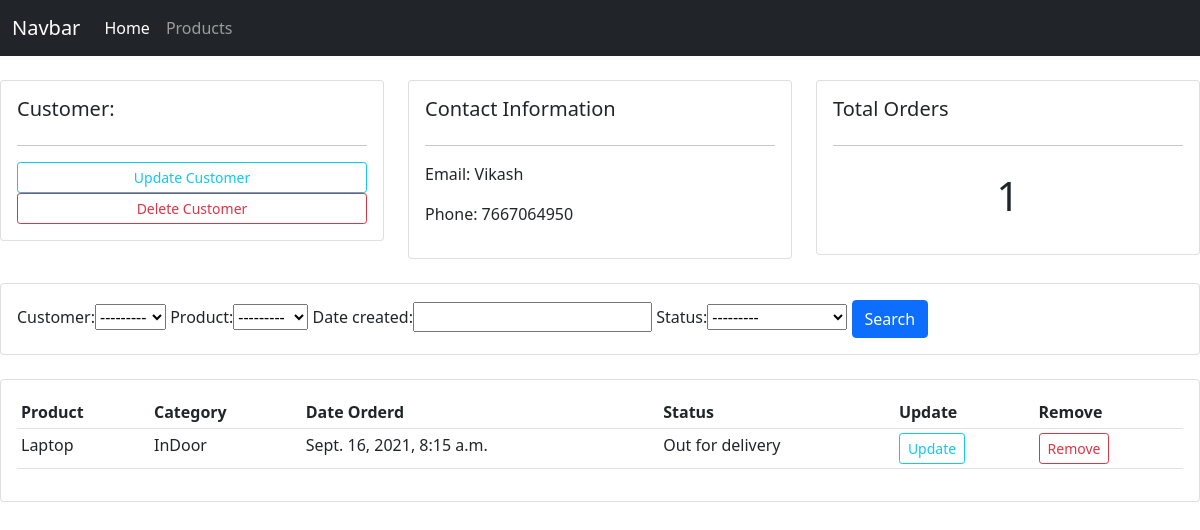
Before: /customer/1/ with the older database file.
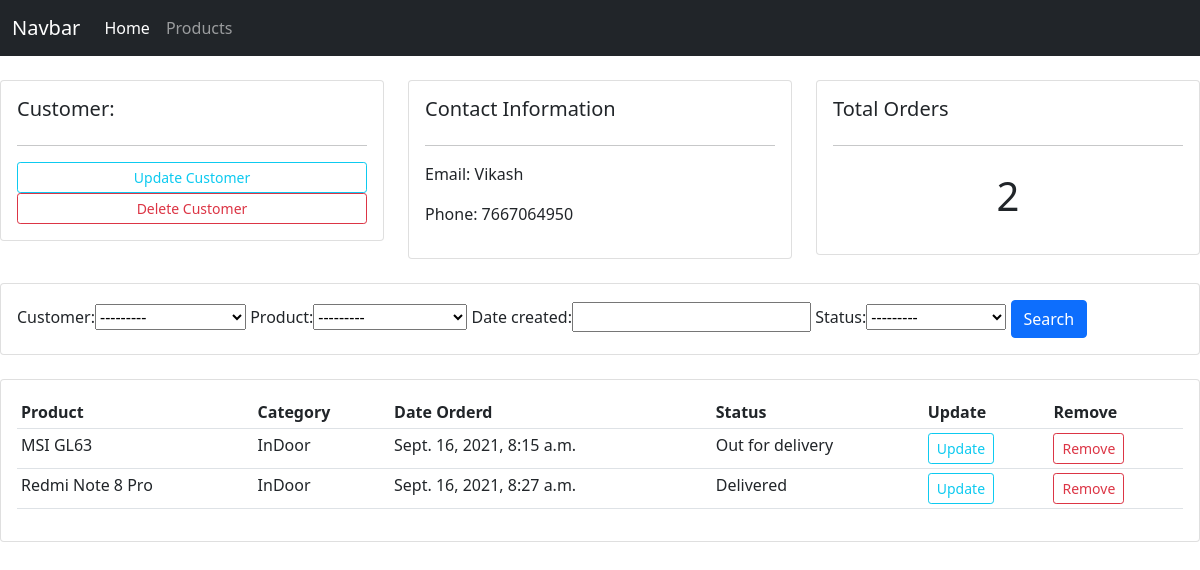
After: the same page with the newer database file.
### accounts/models.py (models this page shows, shortened)
class Order(models.Model):
    STATUS = (
        ('Pending', 'Pending'),
        ('Out for delivery', 'Out for delivery'),
        ('Delivered', 'Delivered'),
    )
    customer = models.ForeignKey(
        Customer, null=True, on_delete=models.SET_NULL)
    product = models.ForeignKey(Product, null=True, on_delete=models.SET_NULL)
    date_created = models.DateTimeField(auto_now_add=True, null=True)
    status = models.CharField(max_length=200, null=True, choices=STATUS)

class Product(models.Model):
    CATEGORY = (
        ('InDoor', 'InDoor'),
        ('OutDoor', 'OutDoor'),
    )
    name = models.CharField(max_length=200, null=True)
    price = models.FloatField(null=True)
    category = models.CharField(max_length=200, choices=CATEGORY, null=True)
    description = models.TextField(null=True, blank=True)
    date_created = models.DateTimeField(auto_now_add=True, null=True)
    tags = models.ManyToManyField(Tag)
    def __str__(self):
        return self.name

### accounts/views.py (the view)
# urls.py: path('customer/<int:pk>/', customerView, name='customer'),
def customerView(request, pk):
    customer = Customer.objects.get(id=pk)
    orders = customer.order_set.all()
    total_orders = orders.count()
    myFilter = OrderFilter(request.GET,queryset=orders)
    orders = myFilter.qs
    context = {'customer': customer, 'orders': orders,
               'total_orders': total_orders, 'myFilter': myFilter}
    template_name = 'accounts/customers.html'
    return render(request, template_name, context)

### accounts/models.py (called while the page is built)
    def __str__(self):
        return self.name

### accounts/templates/accounts/customers.html (shortened to what this page needs)
{% extends "accounts/main.html" %}
{% block content %}
<br>
<div class="row">
	<div class="col-md">
		<div class="card card-body">
			<h5>Customer:</h5>
			<hr>
			<a class="btn btn-outline-info  btn-sm btn-block" href="">Update Customer</a>
			<a class="btn btn-outline-danger  btn-sm btn-block" href="">Delete Customer</a>
		</div>
	</div>
	<div class="col-md">
		<div class="card card-body">
			<h5>Contact Information</h5>
			<hr>
			<p>Email: {{customer.name}} </p>
			<p>Phone: {{customer.phone}} </p>
		</div>
	</div>
	<div class="col-md">
		<div class="card card-body">
			<h5>Total Orders</h5>
			<hr>
			<h1 style="text-align: center;padding: 10px">{{ total_orders }}</h1>
		</div>
	</div>
</div>
<br>
<div class="row">
	<div class="col">
		<div class="card card-body">
			<form method="get">
				{{myFilter.form}}
		    <button class="btn btn-primary" type="submit">Search</button>
		  </form>
		</div>
	</div>
</div>
<br>
<div class="row">
	<div class="col-md">
		<div class="card card-body">
			<table class="table table-sm">
				<tr>
					<th>Product</th>
					<th>Category</th>
					<th>Date Orderd</th>
					<th>Status</th>
					<th>Update</th>
					<th>Remove</th>
				</tr>
				{% for order in orders %}
                      <tr>
                          <td>{{ order.product.name }}</td>
						  <td>{{ order.product.category }}</td>
                          <td>{{ order.date_created }}</td>
                          <td>{{ order.status }}</td>
                          <td><a class="btn btn-sm btn-outline-info" href="{% url 'updateOrder' order.pk  %}">Update</a></td>
                          <td><a class="btn btn-sm btn-outline-danger" href="{% url 'removeOrder' order.pk %}">Remove</a></td>
                      </tr>
                {% endfor %}
			</table>
		</div>
	</div>
</div>
{% endblock content %}

Changed rows visible on the page:
changed through a linked row, Order "Out for delivery": product.name "Laptop" → "MSI GL63"
added Order: product.name "Redmi Note 8 Pro", product.category "InDoor", date_created "Sept. 16, 2021, 8:27 a.m.", status "Delivered"
Other visible differences:
{{ total_orders }}: "1" → "2"
